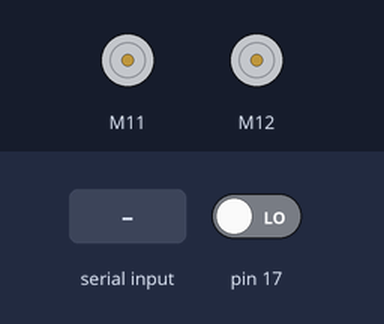
Bench run of a sketch on a simulated Arduino Uno, built with avr-gcc and run on an emulated ATmega328P. On the bench: 2 × DC motor (green arrow = forward, orange = backward, longer = faster). The inputs (shaded band) are chosen by the test bench; at power-on: pin 17 LOW.

Above: at 1.2 s.
1.3 s: "0\n" received over Serial
2.8 s: byte 49 ('1') received over Serial
At 3.8 s:
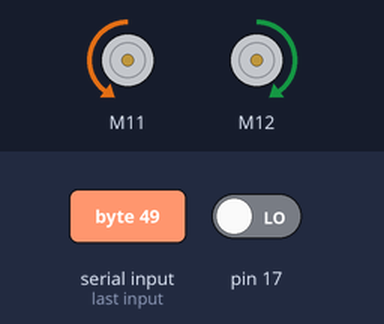
Timing chart, 0 to 5.8 s (numbered marks = the images above; inputs shaded):
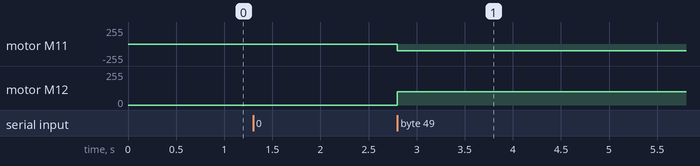

Measured:
- after the input at 2.8 s, motor M11: stopped → backward 100/255 at once; motor M12: stopped → forward 100/255 at once

The sketch:

line_follower.ino
```cpp
#include <MeAuriga.h>
#include <SoftwareSerial.h>
#include <Wire.h>

////////////////////////////////////////////////////////////////////////////////
// CONSTANTS

// Motors power
#define POWER 100

// This depends on your configuration
#define ENC_RIGHT_PORT         SLOT_1
#define ENC_LEFT_PORT          SLOT_2
#define LINE_SENSOR_PORT       PORT_9


////////////////////////////////////////////////////////////////////////////////
// CLASSES

struct LineFollower {

  // Singleton Object
  static LineFollower& instance()
  {
    static LineFollower INSTANCE;
    return INSTANCE;
  }

  /**
   * setup: setup the encoder motors
   *
   * Note: it must be called in the arduino setup()
   *
   * Note: it is called _setup to prevent the "cannot overload" bug in arduino IDE 1.8
   */
  void _setup()
  {
    attachInterrupt(enc_right.getIntNum(), isr_process_encoder_right, RISING);
    attachInterrupt(enc_left.getIntNum(), isr_process_encoder_left, RISING);
  }

  /**
   * loop: follow the line and set motors PWM accordingly
   *
   * Line follower code from Auriga firmware (https://github.com/Makeblock-official/Makeblock-Libraries/blob/master/examples/Firmware_for_Auriga/Firmware_for_Auriga.ino#L2769)
   * Note: it is called _loop to prevent the "cannot overload" bug in arduino IDE 1.8
   */
  void _loop()
  {
    int line_sensors = line_sensor.readSensors();

    switch (line_sensors) {
    case S1_IN_S2_IN:
      forward(power);
      line_dir=10;
      break;

    case S1_IN_S2_OUT:
      forward(power);
      if (line_dir > 1) line_dir--;
      break;

    case S1_OUT_S2_IN:
      forward(power);
      if (line_dir < 20) line_dir++;
      break;

    case S1_OUT_S2_OUT:
      if (line_dir == 10) forward(-power);
      if (line_dir < 10) left(power);
      if (line_dir > 10) right(power);
      break;
    }

    enc_right.updateSpeed();
    enc_left.updateSpeed();
  }

  /**
   * set_motors_pwm: set left and right motors PWM value [0..255]
   */
  void set_motors_pwm(int left, int right)
  {
    enc_right.setMotorPwm(right);
    enc_left.setMotorPwm(left);
  }

  /**
   * forward: go forward
   */
  void forward(int sp)
  {
    set_motors_pwm(sp, -sp);
  }

  /**
   * left: turn on itself on the left
   */
  void left(int sp)
  {
    set_motors_pwm(-sp, -sp);
  }

  /**
   * right: turn on itself on the right
   */
  void right(int sp)
  {
    set_motors_pwm(sp,sp);
  }

  /**
   * power: motors power
   */
  int power = 80;

private:
  int line_dir = 10;

  // Sensors
  MeEncoderOnBoard enc_right;
  MeEncoderOnBoard enc_left;
  MeLineFollower line_sensor;

  LineFollower() :
    enc_right(ENC_RIGHT_PORT),
    enc_left(ENC_LEFT_PORT),
    line_sensor(LINE_SENSOR_PORT)
  {}
  LineFollower(LineFollower const&) = delete;
  void operator=(LineFollower const&) = delete;

  static void isr_process_encoder_right(void) {
    auto& obj = LineFollower::instance();
    if(digitalRead(obj.enc_right.getPortB()) == 0) obj.enc_right.pulsePosMinus();
    else obj.enc_right.pulsePosPlus();
  }

  static void isr_process_encoder_left(void) {
    auto& obj = LineFollower::instance();
    if(digitalRead(obj.enc_left.getPortB()) == 0) obj.enc_left.pulsePosMinus();
    else obj.enc_left.pulsePosPlus();
  }

};

////////////////////////////////////////////////////////////////////////////////
// SETUP

bool running = false;
static LineFollower& line_follower = LineFollower::instance();


void setup()
{
  // Setup the serial conection
  Serial.begin(115200);

  // Setup the line_follower class
  line_follower._setup();
  line_follower.power = POWER;

  // Setup PWM to 8KHz
  TCCR1A = _BV(WGM10);
  TCCR1B = _BV(CS11) | _BV(WGM12);
  TCCR2A = _BV(WGM21) | _BV(WGM20);
  TCCR2B = _BV(CS21);
}

////////////////////////////////////////////////////////////////////////////////
// MAIN LOOP

void loop()
{
  // Check serial commands
  if (Serial.available()) {
    char ch = Serial.read();
    switch (ch) {
    case '0':
      running = false;
      line_follower.set_motors_pwm(0,0);
      break;
    case '1':
      running = true;
      break;
    default:
      /* Unknown Command! */
      break;
    }
  }

  // If it is running, call the line follower loop method
  if (running)
    line_follower._loop();

}
```
